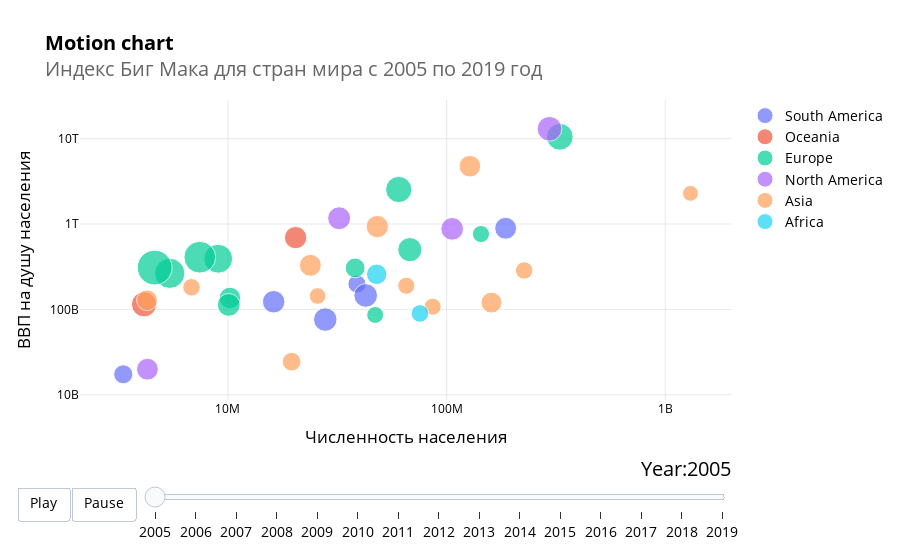

This figure's notebook cell:
### Code cell
fig_dict["layout"]["sliders"] = [sliders_dict]

fig = go.Figure(fig_dict)

fig.update_layout(
    title = 
        {'text':'<b>Motion chart</b><br><span style="color:#666666"> Биг Мака для стран мира с 2005 по 2019 год </span>'},
    font={
        'family':'Open Sans, light',
        'color':'black',
        'size':14
    },
    plot_bgcolor='rgba(0,0,0,0)'
)
fig.update_yaxes(nticks=4)
fig.update_xaxes(tickfont=dict(family='Open Sans, light', color='black', size=12), nticks=4, gridcolor='lightgray', gridwidth=0.5)
fig.update_yaxes(tickfont=dict(family='Open Sans, light', color='black', size=12), nticks=4, gridcolor='lightgray', gridwidth=0.5)

fig.show()

### Figure 1 — Plotly figure (JSON) as saved in the notebook; plotly's stock layout.template omitted (floating-point values rounded to 4 significant figures)
{"data": [{"marker": {"size": [32790000.0, 47870000.0, 50640000.0, 55850000.0, 55240000.0, 36480000.0], "sizemode": "area", "sizeref": 200000}, "mode": "markers", "name": "South America", "text": ["Argentina", "Brazil", "Chile", "Colombia", "Peru", "Uruguay"], "type": "scatter", "x": [38892931, 186127103, 16182721, 42647723, 27866145, 3321803], "y": [198700000000.0, 891600000000.0, 123000000000.0, 145600000000.0, 76060000000.0, 17360000000.0]}, {"marker": {"size": [49940000.0, 63470000.0], "sizemode": "area", "sizeref": 200000}, "mode": "markers", "name": "Oceania", "text": ["Australia", "New Zealand"], "type": "scatter", "x": [20394800, 4133900], "y": [693400000000.0, 114700000000.0]}, {"marker": {"size": [68810000.0, 45980000.0, 91510000.0, 71660000.0, 52050000.0, 121300000.0, 39280000.0, 29570000.0, 83330000.0, 101000000.0, 58440000.0, 28660000.0], "sizemode": "area", "sizeref": 200000}, "mode": "markers", "name": "Europe", "text": ["Britain", "Czech Republic", "Denmark", "Euro area", "Hungary", "Norway", "Poland", "Russia", "Sweden", "Switzerland", "Turkey", "Ukraine"], "type": "scatter", "x": [60401206, 10211216, 5419432, 329380417, 10087065, 4623291, 38165445, 143518814, 9029572, 7437115, 67903469, 47105171], "y": [2538680000000, 136300000000.0, 264500000000.0, 10520000000000.0, 113000000000.0, 308900000000.0, 306100000000.0, 764000000000.0, 392200000000.0, 408700000000.0, 501400000000.0, 86060000000.0]}, {"marker": {"size": [52510000.0, 47550000.0, 51530000.0, 61200000], "sizemode": "area", "sizeref": 200000}, "mode": "markers", "name": "North America", "text": ["Canada", "Costa Rica", "Mexico", "United States"], "type": "scatter", "x": [32243753, 4285502, 106005203, 295516599], "y": [1169000000000.0, 19950000000.0, 877500000000.0, 13036640229000]}, {"marker": {"size": [25370000.0, 30850000.0, 30590000.0, 46850000.0, 27630000.0, 43610000.0, 29330000.0, 48000000.0, 43360000.0, 49730000.0, 35020000.0, 29610000.0], "sizemode": "area", "sizeref": 200000}, "mode": "markers", "name": "Asia", "text": ["China", "Hong Kong", "Indonesia", "Japan", "Malaysia", "Pakistan", "Philippines", "Saudi Arabia", "Singapore", "South Korea", "Sri Lanka", "Thailand"], "type": "scatter", "x": [1303720000, 6813200, 226289470, 127773000, 25690611, 160304008, 86326250, 23816183, 4265762, 48184561, 19544988, 65416189], "y": [2286000000000.0, 181600000000.0, 285900000000.0, 4755000000000.0, 143500000000.0, 120100000000.0, 107400000000.0, 328500000000.0, 127800000000.0, 934900000000.0, 24410000000.0, 189300000000.0]}, {"marker": {"size": [31030000.0, 41970000.0], "sizemode": "area", "sizeref": 200000}, "mode": "markers", "name": "Africa", "text": ["Egypt", "South Africa"], "type": "scatter", "x": [75523569, 47880601], "y": [89690000000.0, 257800000000.0]}], "layout": {"font": {"color": "black", "family": "Open Sans, light", "size": 14}, "hovermode": "closest", "plot_bgcolor": "rgba(0,0,0,0)", "sliders": [{"active": 0, "currentvalue": {"font": {"size": 20}, "prefix": "Year:", "visible": true, "xanchor": "right"}, "len": 0.9, "pad": {"b": 10, "t": 50}, "steps": [{"args": [["2005"], {"frame": {"duration": 300, "redraw": false}, "mode": "immediate", "transition": {"duration": 300}}], "label": "2005", "method": "animate"}, {"args": [["2006"], {"frame": {"duration": 300, "redraw": false}, "mode": "immediate", "transition": {"duration": 300}}], "label": "2006", "method": "animate"}, {"args": [["2007"], {"frame": {"duration": 300, "redraw": false}, "mode": "immediate", "transition": {"duration": 300}}], "label": "2007", "method": "animate"}, {"args": [["2008"], {"frame": {"duration": 300, "redraw": false}, "mode": "immediate", "transition": {"duration": 300}}], "label": "2008", "method": "animate"}, {"args": [["2009"], {"frame": {"duration": 300, "redraw": false}, "mode": "immediate", "transition": {"duration": 300}}], "label": "2009", "method": "animate"}, {"args": [["2010"], {"frame": {"duration": 300, "redraw": false}, "mode": "immediate", "transition": {"duration": 300}}], "label": "2010", "method": "animate"}, {"args": [["2011"], {"frame": {"duration": 300, "redraw": false}, "mode": "immediate", "transition": {"duration": 300}}], "label": "2011", "method": "animate"}, {"args": [["2012"], {"frame": {"duration": 300, "redraw": false}, "mode": "immediate", "transition": {"duration": 300}}], "label": "2012", "method": "animate"}, {"args": [["2013"], {"frame": {"duration": 300, "redraw": false}, "mode": "immediate", "transition": {"duration": 300}}], "label": "2013", "method": "animate"}, {"args": [["2014"], {"frame": {"duration": 300, "redraw": false}, "mode": "immediate", "transition": {"duration": 300}}], "label": "2014", "method": "animate"}, {"args": [["2015"], {"frame": {"duration": 300, "redraw": false}, "mode": "immediate", "transition": {"duration": 300}}], "label": "2015", "method": "animate"}, {"args": [["2016"], {"frame": {"duration": 300, "redraw": false}, "mode": "immediate", "transition": {"duration": 300}}], "label": "2016", "method": "animate"}, {"args": [["2017"], {"frame": {"duration": 300, "redraw": false}, "mode": "immediate", "transition": {"duration": 300}}], "label": "2017", "method": "animate"}, {"args": [["2018"], {"frame": {"duration": 300, "redraw": false}, "mode": "immediate", "transition": {"duration": 300}}], "label": "2018", "method": "animate"}, {"args": [["2019"], {"frame": {"duration": 300, "redraw": false}, "mode": "immediate", "transition": {"duration": 300}}], "label": "2019", "method": "animate"}], "transition": {"duration": 300, "easing": "cubic-in-out"}, "x": 0.1, "xanchor": "left", "y": 0, "yanchor": "top"}], "title": {"text": "<b>Motion chart</b><br><span style=\"color:#666666\">Индекс Биг Мака для стран мира с 2005 по 2019 год </span>"}, "updatemenus": [{"buttons": [{"args": [null, {"frame": {"duration": 500, "redraw": false}, "fromcurrent": true, "transition": {"duration": 300, "easing": "quadratic-in-out"}}], "label": "Play", "method": "animate"}, {"args": [[null], {"frame": {"duration": 0, "redraw": false}, "mode": "immediate", "transition": {"duration": 0}}], "label": "Pause", "method": "animate"}], "direction": "left", "pad": {"r": 10, "t": 87}, "showactive": false, "type": "buttons", "x": 0.1, "xanchor": "right", "y": 0, "yanchor": "top"}], "xaxis": {"gridcolor": "lightgray", "gridwidth": 0.5, "nticks": 4, "tickfont": {"color": "black", "family": "Open Sans, light", "size": 12}, "title": {"text": "Численность населения"}, "type": "log"}, "yaxis": {"gridcolor": "lightgray", "gridwidth": 0.5, "nticks": 4, "tickfont": {"color": "black", "family": "Open Sans, light", "size": 12}, "title": {"text": "ВВП на душу населения"}, "type": "log"}}}
